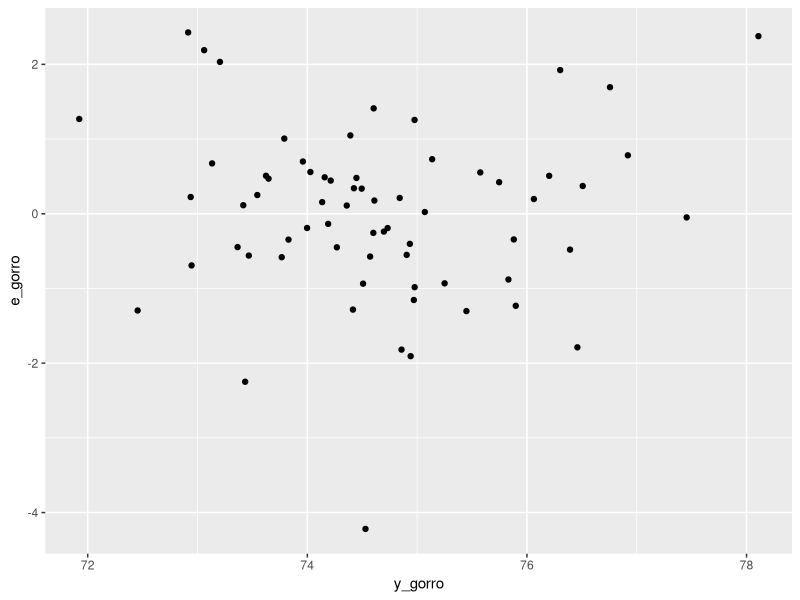

This figure's R source:
## ---- chunk 1
knitr::opts_chunk$set(echo = TRUE)
## ---- chunk 2

library(tidyverse)


library(readxl)


condados <- read_excel("condados.xlsx", na ="NA")

Alabama <- condados %>% filter(.,estado == "Alabama")


## ---- chunk 3
#Ajustar un modelo lineal multiple para explicar los valores de 'esp_vida' en los
#condados del estado que elefimos

#QUeremos ajustar un modelo que explique la esperanza de vida según el ingreso mediano de los hogares
#incluyendo también las demás variables explicativas

#Ajuste el modelo de regresion lineal múltiple

#pct_diabetes: 
#pct_obesidad
#pct_est_terc
#ing_med_hog
#pct_bpeso


mod <- lm(esp_vida ~ pct_diabetes + pct_obesidad + pct_est_terc + ing_med_hog + pct_bpeso, data = Alabama)

coef(mod)

#Ajustando el ingresio en miles de dolares

Alabama <- Alabama %>% mutate(imh = ing_med_hog/1000)


mod <- lm(esp_vida ~ pct_diabetes + pct_obesidad + pct_est_terc + imh + pct_bpeso, data = Alabama)

round(coef(mod),5)

#Cuanto vale el R**2?

summary(mod)

names(summary(mod))


#El modelo explica el 52% de la varianza de la esperanza de vida



#Realice el gráfico de Y_gorro contra e_gorro

y_gorro <- fitted(mod)



e_gorro <- residuals(mod)

Alabama <-  cbind(Alabama,y_gorro,e_gorro)

class(Alabama)

ggplot(data=Alabama, aes(x=y_gorro,y=e_gorro))+geom_point()

#+geom_smooth(method = "lm", se=F, col =2, size =2)




## ---- chunk 4

#INFERENCIA

#Es el modelo significativo?


summary(mod)

#Es significativo con un F de 13.68 y un p-valor de 0.000000001
#En la hipotesis global esta diciendo que al menos uno es distinto de 0


#Analizando el summary para dos variables el p valor es menor al 0.05

#Cuantos grados de libertad?
# n-k-1 = 61


#QUe hace la fnción 'drop1' y  utilicela para obtener los estadisticos F de significacion individual para cada variable

help(drop1)

class(mod)

drop1(mod,test="F")


#¿Es posible afirmar que los coeficientes de las variables son simultaneamente cero?

mod2 <- lm(esp_vida ~  pct_obesidad + imh , data = Alabama)

mod2 <- update(mod, .~pct_obesidad + imh)

summary(mod2)

#Acá estoy comparando el modelo donde forcé a que las variables que quite tengan valor 0 contra el otro

anova(mod2,mod)

#Teniendo las variables obesidad e ingreso las otras variables no aportan al modelo.
#No rechazo Ho) donde los betas de las variables que quité valen 0


#p-valor en una F con 3,61 GL
1-pf(1.2632 , 3,61)



#Podemos decir que por cada unidad que aumenta el porcentaje de personas con obesidad la esperanza de vida del condado desciende un mes?


summary(mod2)

-0.094*12

#es -1.128 significativamente un mes?

confint(mod2)

c(confint(mod2)[2,1]*12,confint(mod2)[2,2]*12)

#el -1 está incluido en el intervalo


## ---- chunk 5
#MÁS INFERENCIA

#Ho) B_pct_est_terc <= 0
#H1) B_pct_est_terc > 0


#Realice la predicción de la esperanza de vida para un condado con 35% de personas obesas 
#y un ingreso mediano de 50000

predict(mod2, Alabama)


